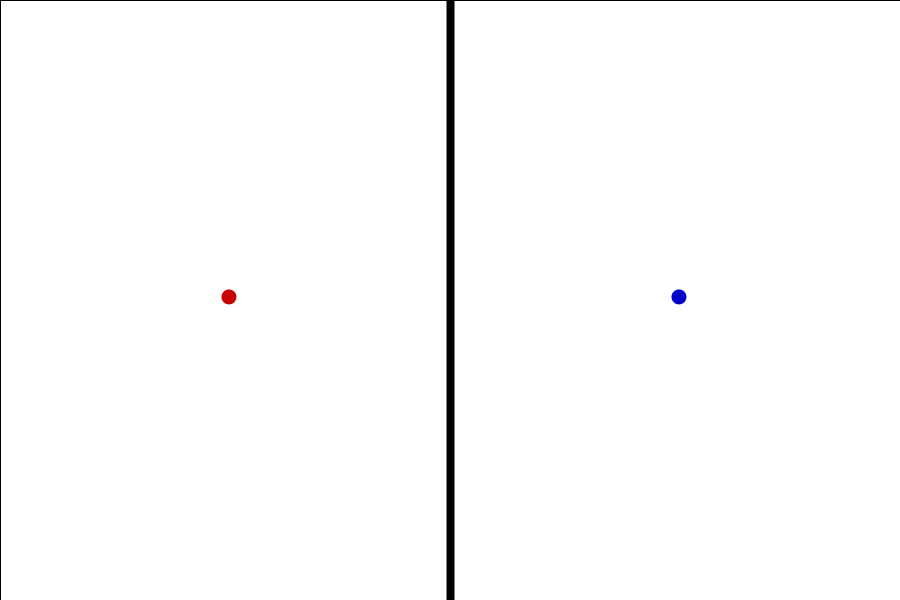
Frame 1 (no input)
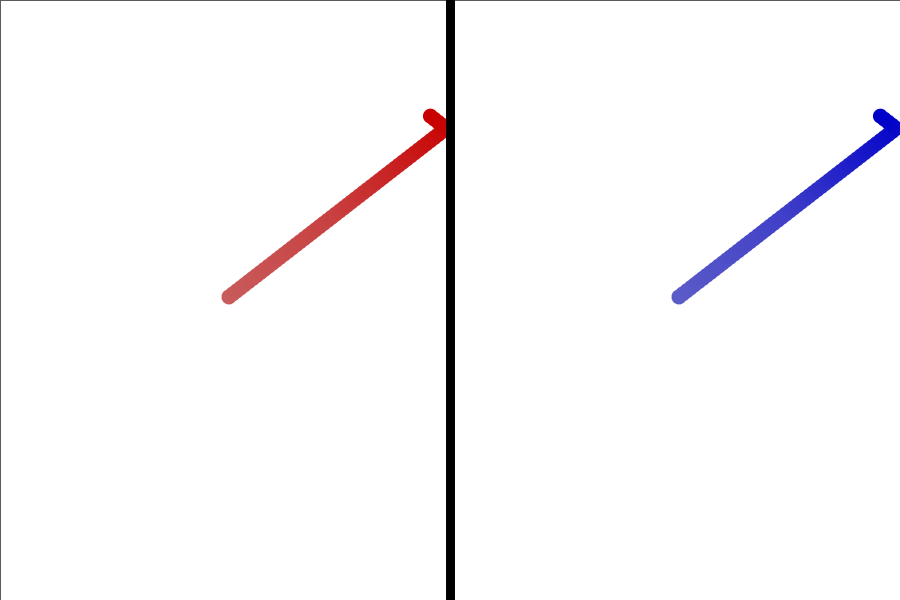
Frame 60 (the mouse pressed at the canvas centre just before this capture)
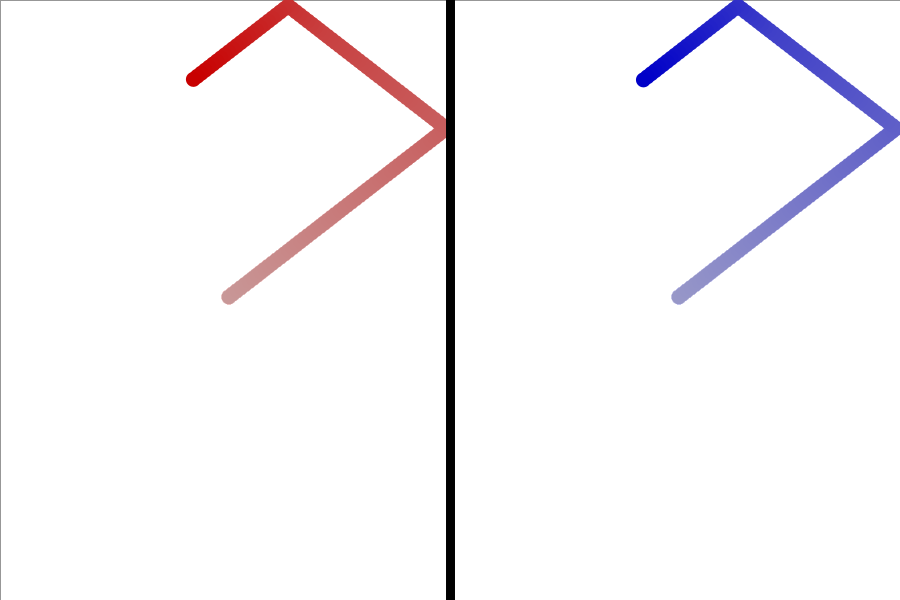
Frame 120 (the mouse held since frame 60 and released just before this capture)

The Processing sketch that drew these frames (run headless with seeded random() and noise(); from frame 60 on, the mouse is pressed at the canvas centre):

// Processing sketch: ej04_rebotes
// ── ej04_rebotes.pde
// Dos pelotas parten del mismo lugar, con la misma direccion, sentido y velocidad
// La pelota roja, a la izquierda de la pantalla, rebota segun la ley fisica en la cual el angulo de incidencia es igual al angulo de reflexion
// Como el rebote es perfecto, luego de un tiempo la pelota vuelve a recorrer exactamente el mismo camino
// Link: http://es.wikipedia.org/wiki/Reflexi%C3%B3n_(f%C3%ADsica)
// La pelota azul, a diferencia de la pelota roja, en cada rebote tiene un pequeño error dado por una variable aleatoria con distribucion normal
// Como los rebotes no son perfectos, si se lo deja el suficiente tiempo, la pelota rebota por toda la pantalla

Ball deterministicBall;
Ball normalBall;

void setup() {
  size(900, 600);
  background(255);
  deterministicBall = new Ball(width*0.25, color(200, 0, 0), false);
  normalBall = new Ball(width*0.75, color(0, 0, 200), true);
}

void draw() {
  fill(255, 255, 255, 2);
  rect(0, 0, width, height);

  stroke(0);
  strokeWeight(8);
  line(width/2, 0, width/2, height);
  
  deterministicBall.move();
  deterministicBall.draw();
  normalBall.move();
  normalBall.draw();     
}


class Ball {
  float x;
  float y = height/2;
  float angle = PI*0.21;
  float speed = 5;
  color c;
  float size = 15;
  float deviation = 0.01;
  boolean normal;
  
  Ball(float x_, color c_, boolean n_) {
    x = x_;
    c = c_;
    normal = n_;
  }
  
  void move() {
    x += cos(angle) * speed;
    y -= sin(angle) * speed;
    boolean bounceBottom = y >= height - size/2;
    boolean bounceTop = y <= size/2;
    boolean bounceLeft, bounceRight;
    if (normal) {
      bounceLeft = x <= width/2.0 + size/2.0;
      bounceRight = x >= width - size/2.0;
    } else {
      bounceLeft = x <= size/2.0;
      bounceRight = x >= width/2.0 - size/2.0;
    }
    if (bounceBottom || bounceTop) {
      angle = -angle;
      angle += normal ? randomGaussian() * deviation : 0;
    } 
    if (bounceLeft || bounceRight) {
      angle = PI - angle;
      angle += normal ? randomGaussian() * deviation : 0;
    }
  }
  
  void draw() {
    noStroke();
    fill(c);
    ellipse(x, y, size, size);
  }
  
}
